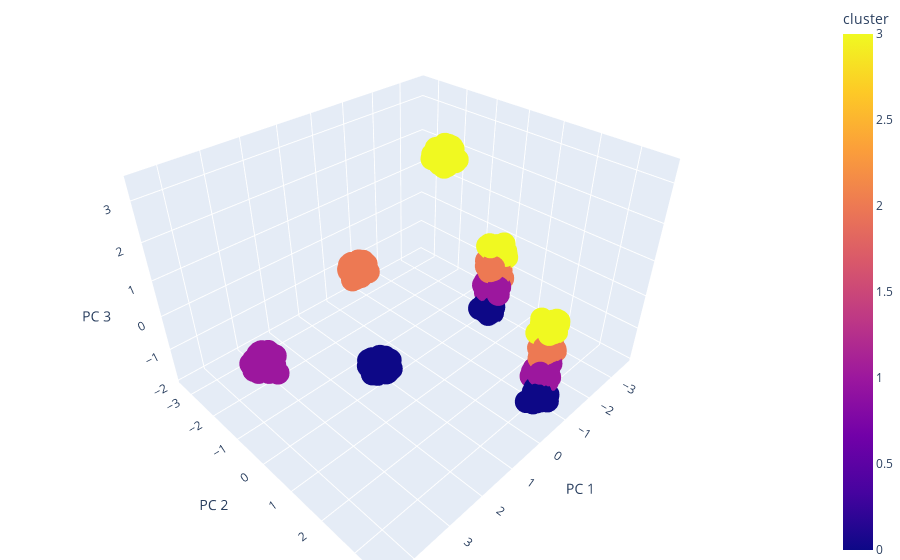

Here is the notebook cell this chart was saved with:
### Markdown cell above
PCA analysis

### Code cell
def standardize(df, train_df, drop_outliers=False):
    if drop_outliers:
        # Calculate IQR for each column
        Q1 = train_df.quantile(0.25)
        Q3 = train_df.quantile(0.75)
        IQR = Q3 - Q1

        # Define a mask for values that are NOT outliers
        mask = (train_df >= (Q1 - 1.5 * IQR)) & (train_df <= (Q3 + 1.5 * IQR))

        # Apply the mask to the DataFrame, this will replace outliers with NaN
        train_df = train_df[mask]

        # Drop rows containing NaN (i.e., rows that contained at least one outlier)
        train_df = train_df.dropna()

    for col in df.columns:
        if col != "cluster":
            mean = train_df[col].mean()
            std = train_df[col].std()
            df[col] = df[col].apply(lambda x: round((x - mean) / std, 3))
    return df


sd_train = standardize(data_train.copy(), data_train, drop_outliers=True)


# Perform PCA
pca = PCA(n_components=3)  
principalComponents = pca.fit_transform(sd_train)

# Convert to DataFrame for convenience
principalDf = pd.DataFrame(data=principalComponents, columns=['PC 1', 'PC 2', 'PC 3'])

# Add back the cluster column
finalDf = pd.concat([principalDf, data_train[['cluster']].reset_index(drop=True)], axis=1)

# Create the 3D plot
fig = px.scatter_3d(finalDf, x='PC 1', y='PC 2', z='PC 3',
                    color='cluster', 
                    labels={'color':'Cluster'},
                    color_continuous_scale=px.colors.sequential.Plasma)

fig.update_layout(margin=dict(l=0, r=0, b=0, t=0))
fig.show()
# Save html file 
fig.write_html(os.path.join("visualization","pca_clusters.html"))

### Figure 1 — Plotly figure (JSON) as saved in the notebook; plotly's stock layout.template omitted (floating-point values rounded to 4 significant figures; data arrays with more than 128 entries replaced by an {"elided": "..."} marker saying what was removed)
{"data": [{"hovertemplate": "PC 1=%{x}<br>PC 2=%{y}<br>PC 3=%{z}<br>cluster=%{marker.color}<extra></extra>", "legendgroup": "", "marker": {"color": {"elided": "950 int values"}, "coloraxis": "coloraxis", "symbol": "circle"}, "mode": "markers", "name": "", "scene": "scene", "showlegend": false, "type": "scatter3d", "x": {"elided": "950 float values"}, "y": {"elided": "950 float values"}, "z": {"elided": "950 float values"}}], "layout": {"coloraxis": {"colorbar": {"title": {"text": "cluster"}}, "colorscale": [[0, "#0d0887"], [0.1111, "#46039f"], [0.2222, "#7201a8"], [0.3333, "#9c179e"], [0.4444, "#bd3786"], [0.5556, "#d8576b"], [0.6667, "#ed7953"], [0.7778, "#fb9f3a"], [0.8889, "#fdca26"], [1, "#f0f921"]]}, "legend": {"tracegroupgap": 0}, "margin": {"b": 0, "l": 0, "r": 0, "t": 0}, "scene": {"domain": {"x": [0, 1], "y": [0, 1]}, "xaxis": {"title": {"text": "PC 1"}}, "yaxis": {"title": {"text": "PC 2"}}, "zaxis": {"title": {"text": "PC 3"}}}}}
